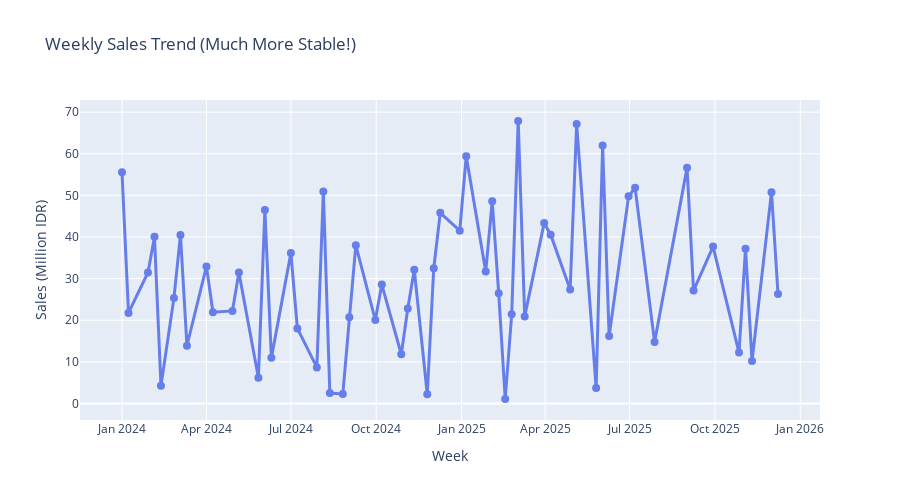

The cell this chart's notebook holds for it:
### Code cell
# Visualize weekly sales trend
fig = go.Figure()

fig.add_trace(go.Scatter(
    x=weekly_sales['Week'],
    y=weekly_sales['Total_Sales']/1e6,
    mode='lines+markers',
    name='Weekly Sales',
    line=dict(color='#667eea', width=3),
    marker=dict(size=8)
))

fig.update_layout(
    title='Weekly Sales Trend (Much More Stable!)',
    xaxis_title='Week',
    yaxis_title='Sales (Million IDR)',
    height=500
)

fig.show()

print(f"📊 Weekly data is much smoother and easier to forecast!")
